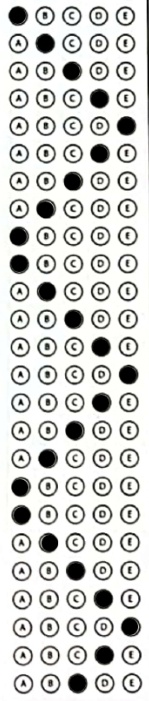
#> input picture regiao_enem/regiao_6.jpg, 149 x 701 px
$ python analise_regiao6.py
#> lines starting #> are read from the running program, lines starting #| are printed output that depends on the picture; after the words box and inside, x2 and y2 are one past the last pixel; in counts of white or black regions, pixels touching at a corner belong together
### relative_path.py
import os, sys
def resource_path(relative_path):
    """ Get absolute path to resource, works for dev and for PyInstaller """
    base_path = getattr(
        sys,
        '_MEIPASS',
        os.path.dirname(os.path.abspath(__file__)))
    return os.path.join(base_path, relative_path)

### analise_regiao6.py
import cv2
import relative_path

def executar_analise_regiao6():
    # Função para binarizar a imagem
    def binarizar_imagem(imagem):
        # Converter a imagem para tons de cinza
        imagem_gray = cv2.cvtColor(imagem, cv2.COLOR_BGR2GRAY)

        # Aplicar uma operação de limiarização para binarizar a imagem
        _, imagem_binarizada = cv2.threshold(imagem_gray, 70, 255, cv2.THRESH_BINARY_INV)

        return imagem_binarizada

    # Função para extrair as respostas das questões da região 3
    def extrair_respostas_regiao_3(regiao_binarizada):
        respostas = []
        for linha in range(25):  # Ajuste para 25 linhas
            for coluna in range(5):  # Ajuste para 5 colunas
                x1 = coluna * 50
                y1 = linha * 50
                x2 = (coluna + 1) * 50
                y2 = (linha + 1) * 50

                circulo = regiao_binarizada[y1:y2, x1:x2]
                altura, largura = circulo.shape[:2]
                area_circulo = cv2.countNonZero(circulo)
                if area_circulo > 0.15 * altura * largura:
                    resposta = chr(65 + coluna)  # Converte o índice da coluna para a letra correspondente ('A' a 'E')
                    respostas.append(resposta)

        return respostas

    # Ler a imagem da região 3
    imagem_regiao3 = cv2.imread(relative_path.resource_path('regiao_enem/regiao_6.jpg'))
#> imagem_regiao3 is the input picture: shape (701, 149, 3); mean B, G, R 206.7, 209.2, 208.6

    # Redimensionar a imagem (aumentar 3x)
    imagem_regiao3 = cv2.resize(imagem_regiao3, None, fx=3, fy=3, interpolation=cv2.INTER_LINEAR)
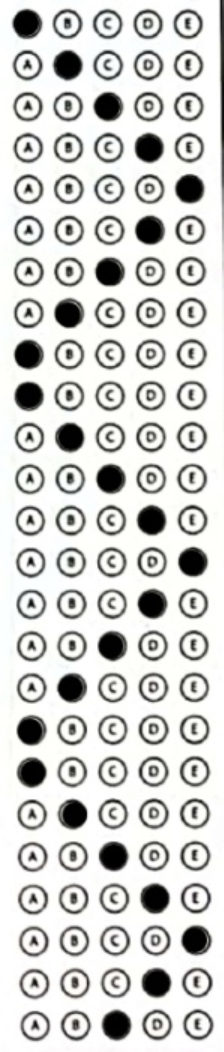
#> imagem_regiao3: shape (2103, 447, 3) (shown at 1/2 size); mean B, G, R 206.6, 209.1, 208.5

    # Binarizar a imagem da região 3
    imagem_binarizada3 = binarizar_imagem(imagem_regiao3)
#> in binarizar_imagem, `_, imagem_binarizada = cv2.threshold(imagem_gray, 70, 255, cv2.THRESH_..`:
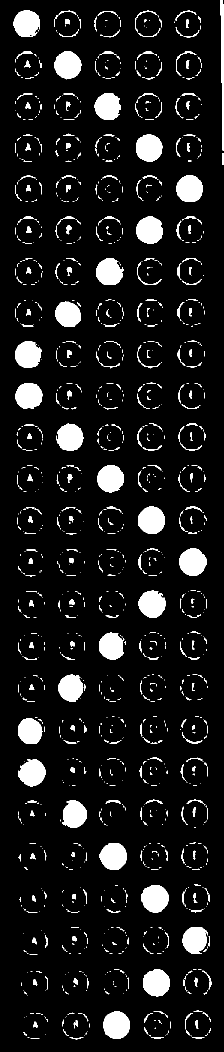
#> imagem_binarizada: shape (2103, 447) (shown at 1/2 size); 8.4% white; 1382 white regions (1021 under 20 px), largest, box (x1, y1, x2, y2) and area: (283, 1770, 338, 1826) 2342, (206, 2022, 260, 2078) 2338, (276, 1012, 330, 1068) 2334

    # Exibir a imagem binarizada da região 3
    #cv2.imshow('Imagem Binarizada Região 3', imagem_binarizada3)
    #cv2.waitKey(0)
    #cv2.destroyAllWindows()

    # Extrair as respostas das questões da imagem binarizada da região 3
    respostas_regiao3 = extrair_respostas_regiao_3(imagem_binarizada3)
#> after the loop in extrair_respostas_regiao_3, `for linha in range(25):`:
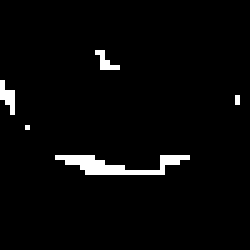
#> circulo: shape (50, 50) (shown 5 times larger); 3% white in thin lines or dots, all inside (x1, y1, x2, y2) = (0, 10, 48, 35)
#> after the loop in extrair_respostas_regiao_3, `for linha in range(25):`: respostas = ['A', 'B', 'A', 'B', 'C', 'D', 'E', 'E', 'E', 'E', 'C', 'D', 'B', 'A', 'B', 'A', 'B', 'B', 'C', 'D', 'E', 'E']
#> respostas_regiao3 has the same summary as respostas in extrair_respostas_regiao_3

    # Imprimir as respostas das questões
    for i, resposta in enumerate(respostas_regiao3, start=75):
        print(f'Questão {i+1}: {resposta}')
#> this loop made 22 passes
#| Questão 76: A
#| Questão 77: B
#| Questão 78: A
#| Questão 79: B
#| Questão 80: C
#| Questão 81: D
#| Questão 82: E
#| Questão 83: E
#> (further printed lines are left out)


# Chamada da função principal
if __name__ == "__main__":
    executar_analise_regiao6()

$ run again, with regiao_enem/regiao_1.jpg copied over regiao_enem/regiao_6.jpg
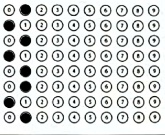
#> input picture regiao_enem/regiao_1.jpg, 165 x 135 px
#> in executar_analise_regiao6, imagem_regiao3 is the input picture: shape (135, 165, 3); mean B, G, R 210.9, 211.4, 209.2
#> in executar_analise_regiao6, `imagem_regiao3 = cv2.resize(imagem_regiao3, None, fx=3, fy=3, interpol..`:
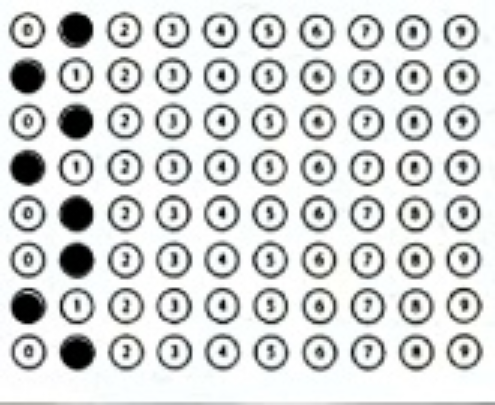
#> imagem_regiao3: shape (405, 495, 3); mean B, G, R 210.8, 211.3, 209.1
#> in binarizar_imagem, `_, imagem_binarizada = cv2.threshold(imagem_gray, 70, 255, cv2.THRESH_..`:
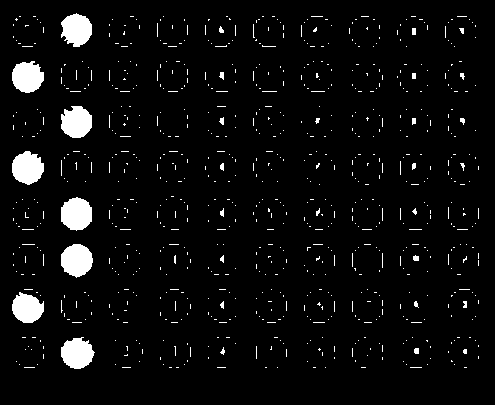
#> imagem_binarizada: shape (405, 495); 4.7% white; 805 white regions (778 under 20 px), largest, box (x1, y1, x2, y2) and area: (61, 197, 92, 231) 823, (61, 244, 93, 278) 815, (12, 151, 44, 185) 804
#> after the loop in extrair_respostas_regiao_3, `for linha in range(25):`: respostas = ['B', 'A', 'B', 'A', 'B', 'B', 'A', 'B']
#> the loop in executar_analise_regiao6, `for i, resposta in enumerate(respostas_regiao3, start=75):` made 8 passes
#> (printed output is left out)

$ run again, with regiao_enem/regiao_2.jpg copied over regiao_enem/regiao_6.jpg
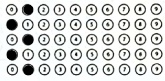
#> input picture regiao_enem/regiao_2.jpg, 165 x 81 px
#> in executar_analise_regiao6, imagem_regiao3 is the input picture: shape (81, 165, 3); mean B, G, R 209.4, 210.8, 209.1
#> in executar_analise_regiao6, `imagem_regiao3 = cv2.resize(imagem_regiao3, None, fx=3, fy=3, interpol..`:
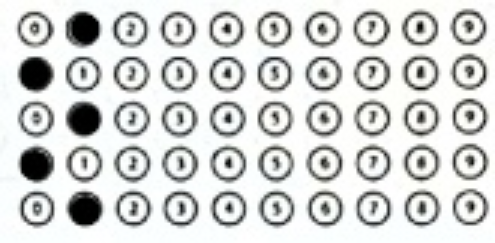
#> imagem_regiao3: shape (243, 495, 3); mean B, G, R 209.4, 210.8, 209
#> in binarizar_imagem, `_, imagem_binarizada = cv2.threshold(imagem_gray, 70, 255, cv2.THRESH_..`:
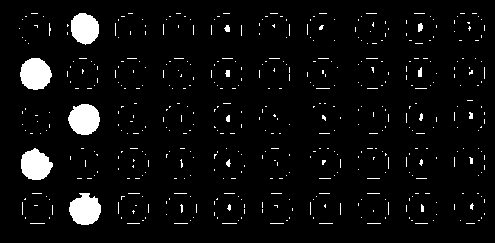
#> imagem_binarizada: shape (243, 495); 4.9% white; 481 white regions (466 under 20 px), largest, box (x1, y1, x2, y2) and area: (20, 58, 52, 90) 785, (68, 104, 100, 135) 768, (69, 193, 101, 225) 761
#> after the loop in extrair_respostas_regiao_3, `for linha in range(25):`: respostas = ['B', 'A', 'B', 'A', 'B']
#> the loop in executar_analise_regiao6, `for i, resposta in enumerate(respostas_regiao3, start=75):` made 5 passes
#> (printed output is left out)

$ run again, with regiao_enem/regiao_3.jpg copied over regiao_enem/regiao_6.jpg
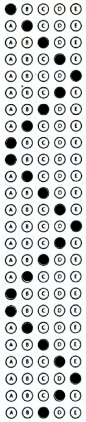
#> input picture regiao_enem/regiao_3.jpg, 86 x 422 px
#> in executar_analise_regiao6, imagem_regiao3 is the input picture: shape (422, 86, 3); mean B, G, R 207.8, 207.7, 204.8
#> imagem_regiao3: shape (1266, 258, 3)
#> in binarizar_imagem, `_, imagem_binarizada = cv2.threshold(imagem_gray, 70, 255, cv2.THRESH_..`:
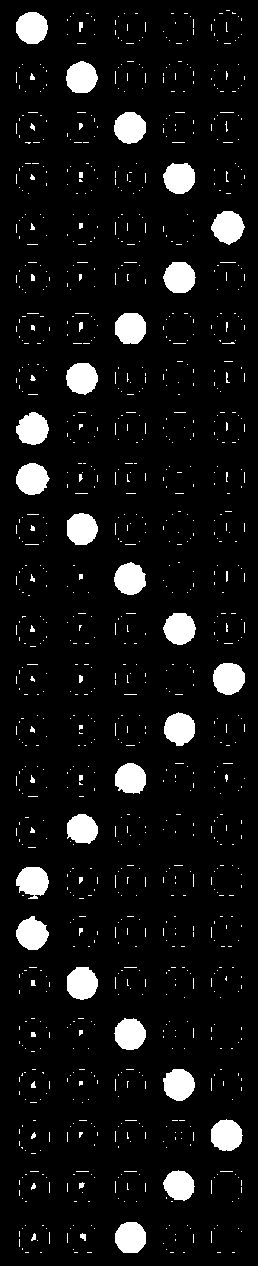
#> imagem_binarizada: shape (1266, 258); 7.3% white; 1057 white regions (998 under 20 px), largest, box (x1, y1, x2, y2) and area: (213, 663, 245, 695) 815, (67, 967, 98, 1000) 813, (16, 12, 48, 44) 812
#> after the loop in extrair_respostas_regiao_3, `for linha in range(25):`:
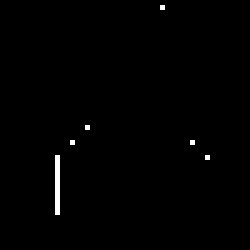
#> circulo: shape (50, 50) (shown 5 times larger); 0.68% white in thin lines or dots, all inside (x1, y1, x2, y2) = (11, 1, 42, 43)
#> after the loop in extrair_respostas_regiao_3, `for linha in range(25):`: respostas = 25 items, first 6: 'A', 'B', 'C', 'D', 'E', 'D'
#> the loop in executar_analise_regiao6, `for i, resposta in enumerate(respostas_regiao3, start=75):` made 25 passes
#> resposta on passes 1 to 8: 'A', 'B', 'C', 'D', 'E', 'D', 'C', 'B'
#> (printed output is left out)
